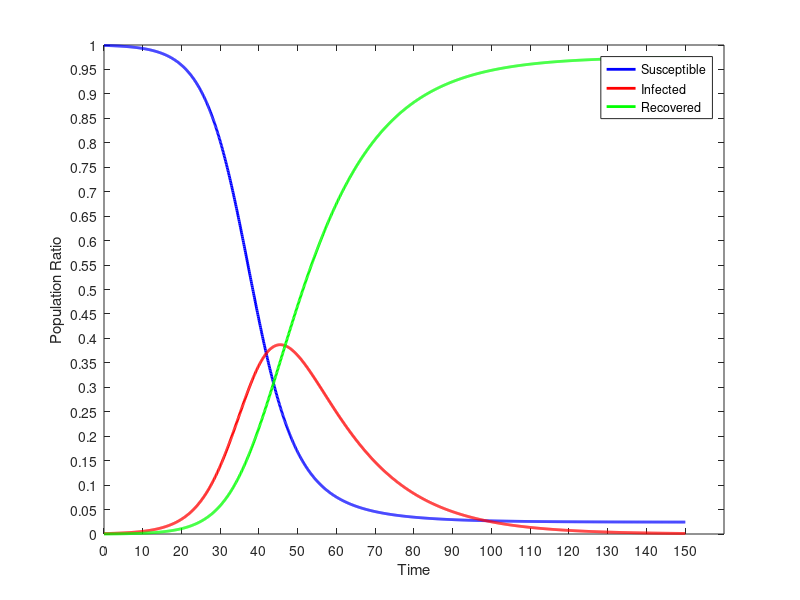

Write MATLAB code to recreate this figure.
dynamics = [
0.00,999.000,1.000,0.000;
0.10,999.000,1.000,0.000;
0.20,999.000,1.000,0.000;
0.30,999.000,1.000,0.000;
0.40,998.975,1.018,0.007;
0.50,998.950,1.037,0.013;
0.60,998.925,1.055,0.020;
0.70,998.900,1.074,0.027;
0.80,998.874,1.093,0.034;
0.90,998.847,1.112,0.041;
1.00,998.821,1.132,0.048;
1.10,998.793,1.152,0.055;
1.20,998.766,1.172,0.063;
1.30,998.737,1.193,0.070;
1.40,998.709,1.214,0.078;
1.50,998.679,1.235,0.086;
1.60,998.650,1.257,0.094;
1.70,998.619,1.279,0.102;
1.80,998.588,1.302,0.110;
1.90,998.557,1.325,0.118;
2.00,998.525,1.348,0.127;
2.10,998.493,1.372,0.135;
2.20,998.459,1.396,0.144;
2.30,998.426,1.421,0.153;
2.40,998.392,1.446,0.162;
2.50,998.357,1.472,0.172;
2.60,998.321,1.498,0.181;
2.70,998.285,1.524,0.191;
2.80,998.248,1.551,0.201;
2.90,998.211,1.578,0.211;
3.00,998.173,1.606,0.221;
3.10,998.134,1.635,0.231;
3.20,998.095,1.663,0.242;
3.30,998.055,1.693,0.252;
3.40,998.014,1.723,0.263;
3.50,997.973,1.753,0.274;
3.60,997.930,1.784,0.286;
3.70,997.887,1.815,0.297;
3.80,997.844,1.848,0.309;
3.90,997.799,1.880,0.321;
4.00,997.754,1.913,0.333;
4.10,997.708,1.947,0.345;
4.20,997.661,1.981,0.358;
4.30,997.613,2.016,0.370;
4.40,997.565,2.052,0.383;
4.50,997.515,2.088,0.397;
4.60,997.465,2.125,0.410;
4.70,997.414,2.163,0.424;
4.80,997.362,2.201,0.438;
4.90,997.309,2.240,0.452;
5.00,997.255,2.279,0.466;
5.10,997.200,2.319,0.481;
5.20,997.144,2.360,0.496;
5.30,997.087,2.402,0.511;
5.40,997.029,2.444,0.527;
5.50,996.970,2.487,0.542;
5.60,996.911,2.531,0.558;
5.70,996.850,2.576,0.575;
5.80,996.788,2.621,0.591;
5.90,996.725,2.667,0.608;
6.00,996.660,2.714,0.625;
6.10,996.595,2.762,0.643;
6.20,996.529,2.811,0.660;
6.30,996.461,2.860,0.679;
6.40,996.392,2.911,0.697;
6.50,996.322,2.962,0.716;
6.60,996.251,3.014,0.735;
6.70,996.178,3.067,0.754;
6.80,996.105,3.121,0.774;
6.90,996.030,3.176,0.794;
7.00,995.953,3.232,0.814;
7.10,995.875,3.289,0.835;
7.20,995.796,3.347,0.856;
7.30,995.716,3.406,0.878;
7.40,995.634,3.466,0.900;
7.50,995.551,3.527,0.922;
7.60,995.466,3.589,0.945;
7.70,995.380,3.652,0.968;
7.80,995.292,3.717,0.992;
7.90,995.202,3.782,1.015;
8.00,995.112,3.849,1.040;
8.10,995.019,3.916,1.065;
8.20,994.925,3.985,1.090;
8.30,994.829,4.055,1.115;
8.40,994.732,4.127,1.142;
8.50,994.633,4.199,1.168;
8.60,994.532,4.273,1.195;
8.70,994.429,4.348,1.223;
8.80,994.325,4.425,1.251;
8.90,994.219,4.502,1.279;
9.00,994.110,4.581,1.308;
9.10,994.000,4.662,1.338;
9.20,993.889,4.744,1.368;
9.30,993.775,4.827,1.398;
9.40,993.659,4.912,1.429;
9.50,993.541,4.998,1.461;
9.60,993.421,5.086,1.493;
9.70,993.299,5.175,1.526;
9.80,993.175,5.266,1.559;
9.90,993.049,5.358,1.593;
10.00,992.920,5.452,1.628;
10.10,992.789,5.548,1.663;
10.20,992.656,5.645,1.698;
10.30,992.521,5.744,1.735;
10.40,992.383,5.845,1.772;
10.50,992.243,5.947,1.809;
10.60,992.101,6.052,1.848;
10.70,991.956,6.158,1.887;
10.80,991.808,6.266,1.926;
10.90,991.658,6.375,1.967;
11.00,991.505,6.487,2.008;
11.10,991.350,6.601,2.049;
11.20,991.192,6.716,2.092;
11.30,991.031,6.834,2.135;
11.40,990.867,6.953,2.179;
11.50,990.701,7.075,2.224;
11.60,990.532,7.199,2.270;
11.70,990.359,7.325,2.316;
11.80,990.184,7.453,2.363;
11.90,990.006,7.583,2.411;
12.00,989.825,7.715,2.460;
12.10,989.640,7.850,2.510;
12.20,989.452,7.987,2.560;
12.30,989.262,8.127,2.612;
12.40,989.067,8.269,2.664;
12.50,988.870,8.413,2.717;
12.60,988.669,8.560,2.771;
12.70,988.464,8.709,2.826;
12.80,988.256,8.861,2.883;
12.90,988.045,9.016,2.940;
13.00,987.829,9.173,2.998;
13.10,987.611,9.333,3.057;
13.20,987.388,9.495,3.117;
13.30,987.161,9.661,3.178;
13.40,986.931,9.829,3.240;
13.50,986.696,10.000,3.304;
13.60,986.458,10.174,3.368;
13.70,986.216,10.351,3.433;
13.80,985.969,10.531,3.500;
13.90,985.718,10.714,3.568;
14.00,985.463,10.900,3.637;
14.10,985.203,11.090,3.707;
14.20,984.939,11.282,3.779;
14.30,984.671,11.478,3.851;
14.40,984.397,11.677,3.925;
14.50,984.120,11.880,4.000;
14.60,983.837,12.086,4.077;
14.70,983.550,12.295,4.155;
14.80,983.257,12.509,4.234;
14.90,982.960,12.725,4.315;
15.00,982.658,12.946,4.397;
15.10,982.350,13.170,4.480;
15.20,982.038,13.398,4.565;
15.30,981.720,13.629,4.651;
15.40,981.396,13.865,4.739;
15.50,981.067,14.105,4.828;
15.60,980.733,14.348,4.919;
15.70,980.393,14.596,5.011;
15.80,980.047,14.848,5.105;
15.90,979.695,15.104,5.201;
16.00,979.337,15.364,5.298;
16.10,978.973,15.629,5.397;
16.20,978.603,15.898,5.498;
16.30,978.227,16.172,5.601;
16.40,977.845,16.450,5.705;
16.50,977.456,16.733,5.811;
16.60,977.060,17.021,5.919;
16.70,976.658,17.314,6.028;
16.80,976.249,17.611,6.140;
16.90,975.833,17.913,6.253;
17.00,975.411,18.221,6.369;
17.10,974.981,18.533,6.486;
17.20,974.544,18.851,6.606;
17.30,974.100,19.173,6.727;
17.40,973.648,19.502,6.851;
17.50,973.189,19.835,6.976;
17.60,972.722,20.174,7.104;
17.70,972.247,20.519,7.234;
17.80,971.764,20.869,7.366;
17.90,971.274,21.225,7.501;
18.00,970.775,21.587,7.638;
18.10,970.268,21.955,7.777;
18.20,969.753,22.329,7.918;
18.30,969.229,22.709,8.062;
18.40,968.696,23.095,8.208;
18.50,968.155,23.488,8.357;
18.60,967.605,23.887,8.509;
18.70,967.045,24.292,8.663;
18.80,966.477,24.704,8.819;
18.90,965.899,25.122,8.979;
19.00,965.312,25.548,9.140;
19.10,964.715,25.980,9.305;
19.20,964.108,26.419,9.473;
19.30,963.492,26.865,9.643;
19.40,962.865,27.319,9.816;
19.50,962.228,27.779,9.992;
19.60,961.581,28.247,10.171;
19.70,960.924,28.723,10.354;
19.80,960.255,29.206,10.539;
19.90,959.576,29.697,10.727;
20.00,958.886,30.195,10.919;
20.10,958.185,30.702,11.113;
20.20,957.473,31.216,11.311;
20.30,956.749,31.739,11.513;
20.40,956.013,32.269,11.717;
20.50,955.266,32.809,11.925;
20.60,954.507,33.356,12.137;
20.70,953.736,33.912,12.352;
20.80,952.952,34.477,12.571;
20.90,952.156,35.051,12.793;
21.00,951.348,35.633,13.019;
21.10,950.526,36.225,13.249;
21.20,949.692,36.825,13.483;
21.30,948.844,37.435,13.720;
21.40,947.984,38.055,13.962;
21.50,947.109,38.683,14.207;
21.60,946.221,39.322,14.457;
21.70,945.319,39.970,14.711;
21.80,944.404,40.628,14.968;
21.90,943.473,41.296,15.231;
22.00,942.529,41.974,15.497;
22.10,941.570,42.663,15.768;
22.20,940.595,43.361,16.043;
22.30,939.606,44.071,16.323;
22.40,938.602,44.790,16.607;
22.50,937.583,45.521,16.897;
22.60,936.547,46.262,17.190;
22.70,935.496,47.015,17.489;
22.80,934.429,47.778,17.792;
22.90,933.346,48.553,18.101;
23.00,932.247,49.339,18.414;
23.10,931.130,50.137,18.733;
23.20,929.998,50.946,19.056;
23.30,928.848,51.767,19.385;
23.40,927.681,52.600,19.720;
23.50,926.496,53.445,20.059;
23.60,925.294,54.302,20.404;
23.70,924.074,55.171,20.755;
23.80,922.836,56.052,21.111;
23.90,921.580,56.947,21.473;
24.00,920.306,57.853,21.841;
24.10,919.012,58.773,22.215;
24.20,917.700,59.705,22.594;
24.30,916.369,60.651,22.980;
24.40,915.019,61.609,23.372;
24.50,913.649,62.581,23.770;
24.60,912.260,63.566,24.174;
24.70,910.850,64.565,24.585;
24.80,909.421,65.577,25.002;
24.90,907.971,66.603,25.426;
25.00,906.501,67.643,25.857;
25.10,905.010,68.696,26.294;
25.20,903.498,69.764,26.738;
25.30,901.965,70.846,27.189;
25.40,900.411,71.942,27.647;
25.50,898.835,73.053,28.112;
25.60,897.238,74.178,28.584;
25.70,895.618,75.318,29.064;
25.80,893.977,76.473,29.551;
25.90,892.313,77.642,30.045;
26.00,890.626,78.826,30.547;
26.10,888.917,80.026,31.057;
26.20,887.185,81.240,31.575;
26.30,885.430,82.470,32.100;
26.40,883.652,83.715,32.634;
26.50,881.850,84.975,33.175;
26.60,880.024,86.251,33.725;
26.70,878.175,87.542,34.283;
26.80,876.302,88.849,34.850;
26.90,874.404,90.171,35.425;
27.00,872.482,91.510,36.008;
27.10,870.536,92.864,36.601;
27.20,868.564,94.234,37.202;
27.30,866.568,95.620,37.812;
27.40,864.547,97.022,38.431;
27.50,862.501,98.440,39.059;
27.60,860.430,99.874,39.697;
27.70,858.333,101.324,40.343;
27.80,856.210,102.790,41.000;
27.90,854.062,104.273,41.666;
28.00,851.888,105.771,42.341;
28.10,849.687,107.286,43.026;
28.20,847.461,108.818,43.721;
28.30,845.208,110.365,44.427;
28.40,842.929,111.929,45.142;
28.50,840.624,113.509,45.867;
28.60,838.292,115.105,46.603;
28.70,835.933,116.718,47.349;
28.80,833.548,118.346,48.106;
28.90,831.135,119.991,48.873;
29.00,828.696,121.652,49.651;
29.10,826.230,123.330,50.440;
29.20,823.737,125.023,51.240;
29.30,821.216,126.732,52.051;
29.40,818.669,128.457,52.874;
29.50,816.094,130.199,53.707;
29.60,813.492,131.956,54.552;
29.70,810.863,133.728,55.408;
29.80,808.207,135.517,56.276;
29.90,805.523,137.321,57.156;
30.00,802.812,139.140,58.048;
30.10,800.074,140.975,58.951;
30.20,797.309,142.825,59.867;
30.30,794.516,144.690,60.794;
30.40,791.697,146.570,61.734;
30.50,788.850,148.464,62.686;
30.60,785.976,150.374,63.651;
30.70,783.075,152.297,64.628;
30.80,780.147,154.236,65.618;
30.90,777.192,156.188,66.620;
31.00,774.211,158.154,67.635;
31.10,771.202,160.134,68.664;
31.20,768.168,162.127,69.705;
31.30,765.107,164.134,70.759;
31.40,762.019,166.154,71.827;
31.50,758.906,168.187,72.908;
31.60,755.766,170.232,74.002;
31.70,752.601,172.290,75.110;
31.80,749.410,174.359,76.231;
31.90,746.194,176.441,77.366;
32.00,742.952,178.534,78.514;
32.10,739.685,180.638,79.677;
32.20,736.394,182.753,80.853;
32.30,733.078,184.879,82.043;
32.40,729.737,187.015,83.247;
32.50,726.373,189.161,84.466;
32.60,722.985,191.317,85.698;
32.70,719.573,193.482,86.945;
32.80,716.138,195.656,88.206;
32.90,712.680,197.839,89.482;
33.00,709.199,200.029,90.771;
33.10,705.696,202.228,92.076;
33.20,702.171,204.434,93.395;
33.30,698.625,206.647,94.728;
33.40,695.057,208.866,96.077;
33.50,691.468,211.092,97.439;
33.60,687.859,213.324,98.817;
33.70,684.230,215.561,100.209;
33.80,680.581,217.803,101.617;
33.90,676.912,220.049,103.039;
34.00,673.225,222.299,104.476;
34.10,669.519,224.553,105.928;
34.20,665.795,226.810,107.395;
34.30,662.054,229.069,108.877;
34.40,658.295,231.331,110.374;
34.50,654.520,233.594,111.886;
34.60,650.729,235.858,113.413;
34.70,646.922,238.123,114.955;
34.80,643.099,240.388,116.513;
34.90,639.262,242.653,118.085;
35.00,635.411,244.916,119.673;
35.10,631.546,247.179,121.275;
35.20,627.668,249.439,122.893;
35.30,623.778,251.697,124.526;
35.40,619.875,253.951,126.173;
35.50,615.961,256.203,127.836;
35.60,612.036,258.450,129.514;
35.70,608.101,260.692,131.207;
35.80,604.155,262.929,132.915;
35.90,600.201,265.161,134.638;
36.00,596.238,267.386,136.376;
36.10,592.266,269.604,138.129;
36.20,588.288,271.815,139.897;
36.30,584.302,274.019,141.680;
36.40,580.310,276.213,143.477;
36.50,576.312,278.399,145.289;
36.60,572.310,280.575,147.116;
36.70,568.302,282.740,148.957;
36.80,564.291,284.896,150.813;
36.90,560.277,287.039,152.684;
37.00,556.260,289.172,154.569;
37.10,552.241,291.291,156.468;
37.20,548.220,293.398,158.382;
37.30,544.199,295.492,160.309;
37.40,540.177,297.571,162.251;
37.50,536.156,299.637,164.207;
37.60,532.136,301.687,166.177;
37.70,528.117,303.722,168.161;
37.80,524.101,305.740,170.159;
37.90,520.088,307.743,172.170;
38.00,516.078,309.728,174.195;
38.10,512.072,311.695,176.233;
38.20,508.070,313.645,178.285;
38.30,504.074,315.576,180.349;
38.40,500.084,317.489,182.427;
38.50,496.100,319.382,184.518;
38.60,492.123,321.255,186.622;
38.70,488.154,323.107,188.739;
38.80,484.193,324.939,190.868;
38.90,480.240,326.750,193.010;
39.00,476.297,328.539,195.164;
39.10,472.364,330.306,197.330;
39.20,468.441,332.051,199.508;
39.30,464.529,333.772,201.699;
39.40,460.628,335.471,203.901;
39.50,456.740,337.146,206.114;
39.60,452.864,338.797,208.339;
39.70,449.000,340.424,210.576;
39.80,445.151,342.026,212.824;
39.90,441.315,343.603,215.082;
40.00,437.494,345.155,217.352;
40.10,433.687,346.681,219.632;
40.20,429.896,348.181,221.923;
40.30,426.121,349.655,224.224;
40.40,422.363,351.103,226.535;
40.50,418.621,352.524,228.856;
40.60,414.896,353.917,231.187;
40.70,411.188,355.284,233.528;
40.80,407.499,356.623,235.878;
40.90,403.828,357.935,238.237;
41.00,400.176,359.218,240.606;
41.10,396.543,360.474,242.983;
41.20,392.929,361.701,245.370;
41.30,389.335,362.900,247.764;
41.40,385.762,364.071,250.168;
41.50,382.209,365.212,252.579;
41.60,378.676,366.325,254.998;
41.70,375.165,367.409,257.425;
41.80,371.676,368.464,259.860;
41.90,368.208,369.490,262.302;
42.00,364.762,370.487,264.752;
42.10,361.338,371.454,267.208;
42.20,357.937,372.392,269.671;
42.30,354.558,373.300,272.141;
42.40,351.203,374.180,274.618;
42.50,347.870,375.029,277.100;
42.60,344.561,375.850,279.589;
42.70,341.276,376.640,282.083;
42.80,338.015,377.402,284.584;
42.90,334.777,378.134,287.089;
43.00,331.564,378.836,289.600;
43.10,328.374,379.509,292.116;
43.20,325.210,380.153,294.637;
43.30,322.069,380.768,297.163;
43.40,318.954,381.353,299.693;
43.50,315.863,381.910,302.227;
43.60,312.797,382.437,304.766;
43.70,309.756,382.936,307.308;
43.80,306.741,383.405,309.854;
43.90,303.750,383.846,312.404;
44.00,300.785,384.259,314.957;
44.10,297.844,384.643,317.513;
44.20,294.930,384.999,320.072;
44.30,292.040,385.327,322.633;
44.40,289.176,385.626,325.198;
44.50,286.337,385.898,327.764;
44.60,283.524,386.143,330.333;
44.70,280.736,386.360,332.904;
44.80,277.974,386.550,335.477;
44.90,275.237,386.712,338.051;
45.00,272.525,386.848,340.627;
45.10,269.839,386.958,343.204;
45.20,267.178,387.040,345.782;
45.30,264.542,387.097,348.361;
45.40,261.932,387.128,350.940;
45.50,259.347,387.133,353.521;
45.60,256.787,387.112,356.101;
45.70,254.252,387.066,358.682;
45.80,251.742,386.995,361.263;
45.90,249.256,386.900,363.844;
46.00,246.796,386.780,366.424;
46.10,244.361,386.635,369.004;
46.20,241.950,386.467,371.583;
46.30,239.563,386.275,374.162;
46.40,237.201,386.059,376.740;
46.50,234.864,385.820,379.316;
46.60,232.550,385.559,381.891;
46.70,230.261,385.274,384.465;
46.80,227.995,384.967,387.037;
46.90,225.754,384.639,389.607;
47.00,223.536,384.288,392.176;
47.10,221.342,383.916,394.742;
47.20,219.171,383.522,397.307;
47.30,217.023,383.108,399.869;
47.40,214.899,382.673,402.428;
47.50,212.798,382.218,404.985;
47.60,210.719,381.742,407.539;
47.70,208.663,381.247,410.090;
47.80,206.630,380.732,412.638;
47.90,204.619,380.198,415.183;
48.00,202.630,379.645,417.725;
48.10,200.663,379.074,420.263;
48.20,198.718,378.484,422.798;
48.30,196.795,377.876,425.329;
48.40,194.893,377.251,427.856;
48.50,193.013,376.608,430.379;
48.60,191.154,375.948,432.898;
48.70,189.316,375.271,435.413;
48.80,187.499,374.577,437.924;
48.90,185.702,373.868,440.430;
49.00,183.926,373.142,442.932;
49.10,182.170,372.401,445.429;
49.20,180.434,371.644,447.922;
49.30,178.719,370.872,450.409;
49.40,177.023,370.085,452.892;
49.50,175.346,369.284,455.370;
49.60,173.689,368.469,457.842;
49.70,172.051,367.639,460.309;
49.80,170.433,366.796,462.771;
49.90,168.833,365.940,465.228;
50.00,167.251,365.070,467.679;
50.10,165.688,364.188,470.124;
50.20,164.144,363.293,472.563;
50.30,162.617,362.385,474.997;
50.40,161.109,361.466,477.425;
50.50,159.618,360.535,479.847;
50.60,158.145,359.592,482.263;
50.70,156.689,358.638,484.673;
50.80,155.250,357.673,487.076;
50.90,153.828,356.698,489.474;
51.00,152.424,355.712,491.865;
51.10,151.035,354.716,494.249;
51.20,149.664,353.709,496.627;
51.30,148.308,352.693,498.998;
51.40,146.969,351.668,501.363;
51.50,145.645,350.633,503.721;
51.60,144.338,349.590,506.073;
51.70,143.046,348.537,508.417;
51.80,141.769,347.477,510.755;
51.90,140.507,346.407,513.085;
52.00,139.261,345.330,515.409;
52.10,138.029,344.245,517.725;
52.20,136.813,343.153,520.035;
52.30,135.610,342.053,522.337;
52.40,134.422,340.946,524.632;
52.50,133.249,339.832,526.920;
52.60,132.089,338.711,529.200;
52.70,130.943,337.584,531.473;
52.80,129.811,336.450,533.738;
52.90,128.693,335.311,535.996;
53.00,127.588,334.165,538.247;
53.10,126.496,333.014,540.490;
53.20,125.417,331.858,542.725;
53.30,124.351,330.696,544.953;
53.40,123.298,329.529,547.173;
53.50,122.257,328.357,549.386;
53.60,121.229,327.180,551.590;
53.70,120.214,325.999,553.787;
53.80,119.210,324.814,555.976;
53.90,118.218,323.624,558.157;
54.00,117.239,322.431,560.331;
54.10,116.271,321.233,562.496;
54.20,115.314,320.032,564.654;
54.30,114.369,318.828,566.803;
54.40,113.435,317.620,568.945;
54.50,112.513,316.409,571.078;
54.60,111.601,315.195,573.204;
54.70,110.701,313.978,575.321;
54.80,109.811,312.759,577.431;
54.90,108.931,311.537,579.532;
55.00,108.062,310.313,581.625;
55.10,107.204,309.086,583.710;
55.20,106.355,307.858,585.787;
55.30,105.517,306.627,587.856;
55.40,104.688,305.395,589.916;
55.50,103.870,304.161,591.969;
55.60,103.061,302.926,594.013;
55.70,102.262,301.689,596.049;
55.80,101.472,300.451,598.077;
55.90,100.691,299.212,600.096;
56.00,99.920,297.972,602.107;
56.10,99.158,296.732,604.111;
56.20,98.405,295.490,606.105;
56.30,97.660,294.248,608.092;
56.40,96.925,293.005,610.070;
56.50,96.198,291.762,612.040;
56.60,95.479,290.519,614.002;
56.70,94.770,289.276,615.955;
56.80,94.068,288.032,617.900;
56.90,93.374,286.789,619.837;
57.00,92.689,285.546,621.765;
57.10,92.012,284.303,623.685;
57.20,91.342,283.060,625.597;
57.30,90.681,281.818,627.501;
57.40,90.027,280.577,629.396;
57.50,89.380,279.336,631.283;
57.60,88.741,278.096,633.162;
57.70,88.110,276.857,635.033;
57.80,87.486,275.619,636.895;
57.90,86.869,274.382,638.749;
58.00,86.259,273.147,640.595;
58.10,85.656,271.912,642.432;
58.20,85.060,270.679,644.261;
58.30,84.471,269.447,646.082;
58.40,83.889,268.216,647.895;
58.50,83.313,266.987,649.700;
58.60,82.744,265.760,651.496;
58.70,82.182,264.534,653.284;
58.80,81.626,263.310,655.064;
58.90,81.076,262.088,656.836;
59.00,80.532,260.868,658.599;
59.10,79.995,259.650,660.355;
59.20,79.464,258.434,662.102;
59.30,78.939,257.220,663.841;
59.40,78.419,256.009,665.572;
59.50,77.906,254.799,667.295;
59.60,77.398,253.592,669.010;
59.70,76.896,252.387,670.716;
59.80,76.400,251.185,672.415;
59.90,75.909,249.985,674.106;
60.00,75.424,248.787,675.788;
60.10,74.944,247.593,677.463;
60.20,74.470,246.400,679.129;
60.30,74.001,245.211,680.788;
60.40,73.537,244.024,682.439;
60.50,73.078,242.840,684.081;
60.60,72.625,241.659,685.716;
60.70,72.176,240.481,687.343;
60.80,71.732,239.306,688.962;
60.90,71.294,238.133,690.573;
61.00,70.860,236.964,692.176;
61.10,70.431,235.798,693.771;
61.20,70.006,234.635,695.359;
61.30,69.586,233.475,696.939;
61.40,69.171,232.318,698.511;
61.50,68.761,231.164,700.075;
61.60,68.354,230.014,701.632;
61.70,67.953,228.867,703.180;
61.80,67.555,227.723,704.721;
61.90,67.162,226.583,706.255;
62.00,66.773,225.446,707.781;
62.10,66.389,224.312,709.299;
62.20,66.008,223.182,710.809;
62.30,65.632,222.056,712.312;
62.40,65.260,220.933,713.808;
62.50,64.891,219.813,715.296;
62.60,64.527,218.697,716.776;
62.70,64.167,217.585,718.249;
62.80,63.810,216.476,719.714;
62.90,63.457,215.371,721.172;
63.00,63.108,214.269,722.623;
63.10,62.763,213.171,724.066;
63.20,62.421,212.077,725.502;
63.30,62.083,210.987,726.930;
63.40,61.749,209.900,728.351;
63.50,61.418,208.817,729.765;
63.60,61.090,207.738,731.172;
63.70,60.766,206.663,732.571;
63.80,60.446,205.591,733.963;
63.90,60.128,204.524,735.348;
64.00,59.814,203.460,736.726;
64.10,59.504,202.400,738.097;
64.20,59.196,201.344,739.460;
64.30,58.892,200.292,740.816;
64.40,58.591,199.243,742.166;
64.50,58.293,198.199,743.508;
64.60,57.998,197.159,744.843;
64.70,57.706,196.122,746.172;
64.80,57.417,195.090,747.493;
64.90,57.131,194.061,748.807;
65.00,56.849,193.037,750.115;
65.10,56.568,192.016,751.415;
65.20,56.291,191.000,752.709;
65.30,56.017,189.987,753.996;
65.40,55.745,188.978,755.276;
65.50,55.477,187.974,756.549;
65.60,55.211,186.973,757.816;
65.70,54.947,185.977,759.076;
65.80,54.686,184.984,760.329;
65.90,54.428,183.996,761.576;
66.00,54.173,183.012,762.815;
66.10,53.920,182.031,764.049;
66.20,53.670,181.055,765.275;
66.30,53.422,180.083,766.495;
66.40,53.176,179.115,767.709;
66.50,52.934,178.151,768.916;
66.60,52.693,177.190,770.117;
66.70,52.455,176.235,771.311;
66.80,52.219,175.283,772.498;
66.90,51.986,174.335,773.680;
67.00,51.755,173.391,774.854;
67.10,51.526,172.451,776.023;
67.20,51.299,171.516,777.185;
67.30,51.075,170.584,778.341;
67.40,50.853,169.656,779.491;
67.50,50.633,168.733,780.634;
67.60,50.415,167.814,781.771;
67.70,50.199,166.898,782.903;
67.80,49.986,165.987,784.027;
67.90,49.774,165.080,785.146;
68.00,49.565,164.176,786.259;
68.10,49.357,163.277,787.365;
68.20,49.152,162.382,788.466;
68.30,48.948,161.491,789.560;
68.40,48.747,160.604,790.649;
68.50,48.547,159.721,791.732;
68.60,48.350,158.842,792.808;
68.70,48.154,157.967,793.879;
68.80,47.960,157.096,794.944;
68.90,47.768,156.229,796.003;
69.00,47.578,155.366,797.056;
69.10,47.390,154.507,798.103;
69.20,47.203,153.652,799.145;
69.30,47.018,152.801,800.180;
69.40,46.835,151.954,801.210;
69.50,46.654,151.111,802.235;
69.60,46.474,150.272,803.253;
69.70,46.296,149.437,804.266;
69.80,46.120,148.606,805.274;
69.90,45.946,147.779,806.276;
70.00,45.773,146.956,807.272;
70.10,45.601,146.136,808.263;
70.20,45.432,145.321,809.248;
70.30,45.263,144.509,810.227;
70.40,45.097,143.702,811.202;
70.50,44.932,142.898,812.171;
70.60,44.768,142.098,813.134;
70.70,44.606,141.302,814.092;
70.80,44.446,140.510,815.045;
70.90,44.287,139.721,815.992;
71.00,44.129,138.937,816.934;
71.10,43.973,138.156,817.871;
71.20,43.818,137.380,818.802;
71.30,43.665,136.607,819.728;
71.40,43.513,135.838,820.649;
71.50,43.363,135.072,821.565;
71.60,43.213,134.311,822.476;
71.70,43.066,133.553,823.382;
71.80,42.919,132.799,824.282;
71.90,42.774,132.048,825.177;
72.00,42.630,131.302,826.068;
72.10,42.488,130.559,826.953;
72.20,42.347,129.820,827.833;
72.30,42.207,129.084,828.709;
72.40,42.068,128.353,829.579;
72.50,41.931,127.625,830.445;
72.60,41.794,126.900,831.305;
72.70,41.659,126.180,832.161;
72.80,41.526,125.463,833.012;
72.90,41.393,124.749,833.858;
73.00,41.262,124.039,834.699;
73.10,41.131,123.333,835.535;
73.20,41.002,122.631,836.367;
73.30,40.874,121.932,837.194;
73.40,40.748,121.236,838.016;
73.50,40.622,120.544,838.834;
73.60,40.497,119.856,839.647;
73.70,40.374,119.171,840.455;
73.80,40.251,118.490,841.258;
73.90,40.130,117.813,842.057;
74.00,40.010,117.138,842.852;
74.10,39.890,116.468,843.642;
74.20,39.772,115.800,844.427;
74.30,39.655,115.137,845.208;
74.40,39.539,114.476,845.985;
74.50,39.424,113.820,846.757;
74.60,39.310,113.166,847.524;
74.70,39.196,112.516,848.287;
74.80,39.084,111.869,849.046;
74.90,38.973,111.226,849.801;
75.00,38.863,110.586,850.551;
75.10,38.754,109.950,851.297;
75.20,38.645,109.317,852.038;
75.30,38.538,108.687,852.775;
75.40,38.431,108.060,853.508;
75.50,38.326,107.437,854.237;
75.60,38.221,106.817,854.962;
75.70,38.117,106.201,855.682;
75.80,38.014,105.588,856.398;
75.90,37.912,104.977,857.110;
76.00,37.811,104.371,857.818;
76.10,37.710,103.767,858.522;
76.20,37.611,103.167,859.222;
76.30,37.512,102.570,859.918;
76.40,37.414,101.976,860.610;
76.50,37.317,101.385,861.298;
76.60,37.221,100.797,861.981;
76.70,37.126,100.213,862.661;
76.80,37.031,99.632,863.337;
76.90,36.938,99.053,864.009;
77.00,36.845,98.478,864.677;
77.10,36.752,97.906,865.341;
77.20,36.661,97.337,866.002;
77.30,36.570,96.772,866.658;
77.40,36.480,96.209,867.311;
77.50,36.391,95.649,867.960;
77.60,36.302,95.092,868.605;
77.70,36.215,94.539,869.246;
77.80,36.128,93.988,869.884;
77.90,36.041,93.441,870.518;
78.00,35.956,92.896,871.148;
78.10,35.871,92.354,871.775;
78.20,35.787,91.815,872.398;
78.30,35.703,91.280,873.017;
78.40,35.620,90.747,873.633;
78.50,35.538,90.217,874.245;
78.60,35.457,89.690,874.853;
78.70,35.376,89.166,875.458;
78.80,35.296,88.644,876.060;
78.90,35.216,88.126,876.658;
79.00,35.137,87.610,877.252;
79.10,35.059,87.098,877.843;
79.20,34.982,86.588,878.431;
79.30,34.905,86.080,879.015;
79.40,34.828,85.576,879.595;
79.50,34.753,85.075,880.173;
79.60,34.678,84.576,880.747;
79.70,34.603,84.080,881.317;
79.80,34.529,83.587,881.884;
79.90,34.456,83.096,882.448;
80.00,34.383,82.608,883.009;
80.10,34.311,82.123,883.566;
80.20,34.239,81.641,884.120;
80.30,34.168,81.161,884.671;
80.40,34.098,80.684,885.218;
80.50,34.028,80.210,885.762;
80.60,33.959,79.738,886.303;
80.70,33.890,79.269,886.841;
80.80,33.822,78.802,887.376;
80.90,33.754,78.338,887.908;
81.00,33.687,77.877,888.436;
81.10,33.620,77.418,888.961;
81.20,33.554,76.962,889.484;
81.30,33.488,76.509,890.003;
81.40,33.423,76.058,890.519;
81.50,33.359,75.609,891.032;
81.60,33.295,75.163,891.542;
81.70,33.231,74.720,892.049;
81.80,33.168,74.279,892.553;
81.90,33.106,73.840,893.054;
82.00,33.044,73.404,893.552;
82.10,32.982,72.970,894.048;
82.20,32.921,72.539,894.540;
82.30,32.860,72.111,895.029;
82.40,32.800,71.684,895.516;
82.50,32.740,71.260,895.999;
82.60,32.681,70.839,896.480;
82.70,32.622,70.420,896.958;
82.80,32.564,70.003,897.433;
82.90,32.506,69.589,897.905;
83.00,32.449,69.177,898.375;
83.10,32.392,68.767,898.841;
83.20,32.335,68.360,899.305;
83.30,32.279,67.954,899.767;
83.40,32.223,67.552,900.225;
83.50,32.168,67.151,900.681;
83.60,32.113,66.753,901.134;
83.70,32.059,66.357,901.584;
83.80,32.005,65.963,902.032;
83.90,31.951,65.572,902.477;
84.00,31.898,65.183,902.919;
84.10,31.845,64.796,903.359;
84.20,31.793,64.411,903.796;
84.30,31.741,64.028,904.231;
84.40,31.689,63.648,904.663;
84.50,31.638,63.270,905.092;
84.60,31.587,62.894,905.519;
84.70,31.537,62.520,905.943;
84.80,31.487,62.148,906.365;
84.90,31.437,61.779,906.784;
85.00,31.388,61.411,907.201;
85.10,31.339,61.046,907.615;
85.20,31.290,60.682,908.027;
85.30,31.242,60.321,908.437;
85.40,31.194,59.962,908.844;
85.50,31.147,59.605,909.248;
85.60,31.100,59.250,909.650;
85.70,31.053,58.897,910.050;
85.80,31.007,58.546,910.447;
85.90,30.961,58.197,910.842;
86.00,30.915,57.850,911.235;
86.10,30.869,57.505,911.625;
86.20,30.824,57.162,912.013;
86.30,30.780,56.821,912.399;
86.40,30.735,56.482,912.782;
86.50,30.691,56.145,913.163;
86.60,30.648,55.810,913.542;
86.70,30.604,55.477,913.919;
86.80,30.561,55.146,914.293;
86.90,30.518,54.816,914.665;
87.00,30.476,54.489,915.035;
87.10,30.434,54.164,915.403;
87.20,30.392,53.840,915.768;
87.30,30.350,53.518,916.131;
87.40,30.309,53.198,916.492;
87.50,30.268,52.880,916.851;
87.60,30.228,52.564,917.208;
87.70,30.187,52.250,917.563;
87.80,30.147,51.937,917.915;
87.90,30.108,51.627,918.266;
88.00,30.068,51.318,918.614;
88.10,30.029,51.011,918.960;
88.20,29.990,50.705,919.305;
88.30,29.952,50.402,919.647;
88.40,29.913,50.100,919.987;
88.50,29.875,49.800,920.325;
88.60,29.838,49.502,920.661;
88.70,29.800,49.205,920.995;
88.80,29.763,48.910,921.327;
88.90,29.726,48.617,921.657;
89.00,29.689,48.326,921.985;
89.10,29.653,48.036,922.311;
89.20,29.617,47.748,922.635;
89.30,29.581,47.462,922.957;
89.40,29.545,47.177,923.277;
89.50,29.510,46.894,923.596;
89.60,29.475,46.613,923.912;
89.70,29.440,46.333,924.227;
89.80,29.405,46.055,924.539;
89.90,29.371,45.779,924.850;
90.00,29.337,45.504,925.159;
90.10,29.303,45.231,925.466;
90.20,29.269,44.959,925.771;
90.30,29.236,44.689,926.075;
90.40,29.203,44.421,926.376;
90.50,29.170,44.154,926.676;
90.60,29.137,43.889,926.974;
90.70,29.105,43.625,927.270;
90.80,29.073,43.363,927.564;
90.90,29.041,43.102,927.857;
91.00,29.009,42.843,928.148;
91.10,28.978,42.586,928.437;
91.20,28.946,42.330,928.724;
91.30,28.915,42.075,929.010;
91.40,28.884,41.822,929.294;
91.50,28.854,41.570,929.576;
91.60,28.823,41.320,929.856;
91.70,28.793,41.072,930.135;
91.80,28.763,40.825,930.412;
91.90,28.733,40.579,930.688;
92.00,28.704,40.335,930.962;
92.10,28.674,40.092,931.234;
92.20,28.645,39.850,931.504;
92.30,28.616,39.611,931.773;
92.40,28.588,39.372,932.040;
92.50,28.559,39.135,932.306;
92.60,28.531,38.899,932.570;
92.70,28.503,38.665,932.833;
92.80,28.475,38.432,933.094;
92.90,28.447,38.200,933.353;
93.00,28.419,37.970,933.611;
93.10,28.392,37.741,933.867;
93.20,28.365,37.514,934.122;
93.30,28.338,37.288,934.375;
93.40,28.311,37.063,934.626;
93.50,28.284,36.839,934.876;
93.60,28.258,36.617,935.125;
93.70,28.232,36.396,935.372;
93.80,28.206,36.177,935.618;
93.90,28.180,35.958,935.862;
94.00,28.154,35.741,936.104;
94.10,28.129,35.526,936.346;
94.20,28.103,35.311,936.585;
94.30,28.078,35.098,936.824;
94.40,28.053,34.886,937.060;
94.50,28.028,34.676,937.296;
94.60,28.004,34.466,937.530;
94.70,27.979,34.258,937.762;
94.80,27.955,34.051,937.994;
94.90,27.931,33.846,938.223;
95.00,27.907,33.641,938.452;
95.10,27.883,33.438,938.679;
95.20,27.859,33.236,938.904;
95.30,27.836,33.035,939.129;
95.40,27.813,32.836,939.352;
95.50,27.790,32.637,939.573;
95.60,27.767,32.440,939.793;
95.70,27.744,32.244,940.012;
95.80,27.721,32.049,940.230;
95.90,27.699,31.855,940.446;
96.00,27.676,31.663,940.661;
96.10,27.654,31.471,940.875;
96.20,27.632,31.281,941.087;
96.30,27.610,31.092,941.298;
96.40,27.588,30.904,941.508;
96.50,27.567,30.717,941.717;
96.60,27.545,30.531,941.924;
96.70,27.524,30.346,942.130;
96.80,27.503,30.163,942.335;
96.90,27.482,29.980,942.538;
97.00,27.461,29.799,942.740;
97.10,27.440,29.618,942.942;
97.20,27.419,29.439,943.141;
97.30,27.399,29.261,943.340;
97.40,27.379,29.084,943.538;
97.50,27.358,28.908,943.734;
97.60,27.338,28.733,943.929;
97.70,27.319,28.559,944.123;
97.80,27.299,28.386,944.316;
97.90,27.279,28.214,944.507;
98.00,27.260,28.043,944.697;
98.10,27.240,27.873,944.887;
98.20,27.221,27.704,945.075;
98.30,27.202,27.536,945.262;
98.40,27.183,27.370,945.448;
98.50,27.164,27.204,945.632;
98.60,27.145,27.039,945.816;
98.70,27.127,26.875,945.998;
98.80,27.108,26.712,946.180;
98.90,27.090,26.550,946.360;
99.00,27.072,26.389,946.539;
99.10,27.054,26.229,946.717;
99.20,27.036,26.070,946.894;
99.30,27.018,25.912,947.070;
99.40,27.000,25.755,947.245;
99.50,26.982,25.599,947.419;
99.60,26.965,25.444,947.591;
99.70,26.947,25.289,947.763;
99.80,26.930,25.136,947.934;
99.90,26.913,24.983,948.103;
100.00,26.896,24.832,948.272;
100.10,26.879,24.681,948.440;
100.20,26.862,24.532,948.606;
100.30,26.846,24.383,948.772;
100.40,26.829,24.235,948.936;
100.50,26.813,24.088,949.100;
100.60,26.796,23.941,949.262;
100.70,26.780,23.796,949.424;
100.80,26.764,23.652,949.585;
100.90,26.748,23.508,949.744;
101.00,26.732,23.365,949.903;
101.10,26.716,23.224,950.060;
101.20,26.700,23.083,950.217;
101.30,26.685,22.942,950.373;
101.40,26.669,22.803,950.528;
101.50,26.654,22.665,950.682;
101.60,26.638,22.527,950.835;
101.70,26.623,22.390,950.987;
101.80,26.608,22.254,951.138;
101.90,26.593,22.119,951.288;
102.00,26.578,21.985,951.437;
102.10,26.563,21.851,951.586;
102.20,26.549,21.718,951.733;
102.30,26.534,21.586,951.880;
102.40,26.520,21.455,952.025;
102.50,26.505,21.325,952.170;
102.60,26.491,21.195,952.314;
102.70,26.477,21.066,952.457;
102.80,26.462,20.938,952.599;
102.90,26.448,20.811,952.740;
103.00,26.434,20.685,952.881;
103.10,26.421,20.559,953.020;
103.20,26.407,20.434,953.159;
103.30,26.393,20.310,953.297;
103.40,26.380,20.186,953.434;
103.50,26.366,20.063,953.570;
103.60,26.353,19.941,953.706;
103.70,26.339,19.820,953.840;
103.80,26.326,19.700,953.974;
103.90,26.313,19.580,954.107;
104.00,26.300,19.461,954.239;
104.10,26.287,19.342,954.371;
104.20,26.274,19.225,954.501;
104.30,26.261,19.108,954.631;
104.40,26.249,18.992,954.760;
104.50,26.236,18.876,954.888;
104.60,26.223,18.761,955.015;
104.70,26.211,18.647,955.142;
104.80,26.199,18.534,955.268;
104.90,26.186,18.421,955.393;
105.00,26.174,18.309,955.517;
105.10,26.162,18.197,955.641;
105.20,26.150,18.087,955.763;
105.30,26.138,17.976,955.886;
105.40,26.126,17.867,956.007;
105.50,26.114,17.758,956.127;
105.60,26.102,17.650,956.247;
105.70,26.091,17.543,956.366;
105.80,26.079,17.436,956.485;
105.90,26.068,17.330,956.602;
106.00,26.056,17.224,956.719;
106.10,26.045,17.119,956.836;
106.20,26.034,17.015,956.951;
106.30,26.022,16.912,957.066;
106.40,26.011,16.809,957.180;
106.50,26.000,16.706,957.294;
106.60,25.989,16.605,957.406;
106.70,25.978,16.503,957.518;
106.80,25.967,16.403,957.630;
106.90,25.957,16.303,957.740;
107.00,25.946,16.204,957.850;
107.10,25.935,16.105,957.960;
107.20,25.925,16.007,958.069;
107.30,25.914,15.909,958.177;
107.40,25.904,15.812,958.284;
107.50,25.893,15.716,958.391;
107.60,25.883,15.620,958.497;
107.70,25.873,15.525,958.602;
107.80,25.863,15.431,958.707;
107.90,25.852,15.337,958.811;
108.00,25.842,15.243,958.915;
108.10,25.832,15.150,959.017;
108.20,25.823,15.058,959.120;
108.30,25.813,14.966,959.221;
108.40,25.803,14.875,959.322;
108.50,25.793,14.784,959.423;
108.60,25.784,14.694,959.522;
108.70,25.774,14.604,959.622;
108.80,25.764,14.515,959.720;
108.90,25.755,14.427,959.818;
109.00,25.746,14.339,959.915;
109.10,25.736,14.252,960.012;
109.20,25.727,14.165,960.108;
109.30,25.718,14.078,960.204;
109.40,25.708,13.993,960.299;
109.50,25.699,13.907,960.393;
109.60,25.690,13.822,960.487;
109.70,25.681,13.738,960.581;
109.80,25.672,13.654,960.673;
109.90,25.664,13.571,960.765;
110.00,25.655,13.488,960.857;
110.10,25.646,13.406,960.948;
110.20,25.637,13.324,961.039;
110.30,25.629,13.243,961.128;
110.40,25.620,13.162,961.218;
110.50,25.611,13.082,961.307;
110.60,25.603,13.002,961.395;
110.70,25.595,12.923,961.483;
110.80,25.586,12.844,961.570;
110.90,25.578,12.766,961.657;
111.00,25.570,12.688,961.743;
111.10,25.561,12.610,961.828;
111.20,25.553,12.533,961.913;
111.30,25.545,12.457,961.998;
111.40,25.537,12.381,962.082;
111.50,25.529,12.305,962.166;
111.60,25.521,12.230,962.249;
111.70,25.513,12.156,962.331;
111.80,25.505,12.081,962.413;
111.90,25.497,12.008,962.495;
112.00,25.490,11.934,962.576;
112.10,25.482,11.862,962.656;
112.20,25.474,11.789,962.736;
112.30,25.467,11.717,962.816;
112.40,25.459,11.646,962.895;
112.50,25.452,11.575,962.974;
112.60,25.444,11.504,963.052;
112.70,25.437,11.434,963.129;
112.80,25.429,11.364,963.207;
112.90,25.422,11.295,963.283;
113.00,25.415,11.226,963.360;
113.10,25.408,11.157,963.435;
113.20,25.400,11.089,963.511;
113.30,25.393,11.021,963.585;
113.40,25.386,10.954,963.660;
113.50,25.379,10.887,963.734;
113.60,25.372,10.821,963.807;
113.70,25.365,10.755,963.880;
113.80,25.358,10.689,963.953;
113.90,25.351,10.624,964.025;
114.00,25.345,10.559,964.097;
114.10,25.338,10.494,964.168;
114.20,25.331,10.430,964.239;
114.30,25.324,10.366,964.309;
114.40,25.318,10.303,964.379;
114.50,25.311,10.240,964.449;
114.60,25.305,10.178,964.518;
114.70,25.298,10.115,964.586;
114.80,25.292,10.054,964.655;
114.90,25.285,9.992,964.723;
115.00,25.279,9.931,964.790;
115.10,25.272,9.871,964.857;
115.20,25.266,9.810,964.924;
115.30,25.260,9.750,964.990;
115.40,25.254,9.691,965.056;
115.50,25.247,9.632,965.121;
115.60,25.241,9.573,965.186;
115.70,25.235,9.514,965.251;
115.80,25.229,9.456,965.315;
115.90,25.223,9.398,965.379;
116.00,25.217,9.341,965.442;
116.10,25.211,9.284,965.505;
116.20,25.205,9.227,965.568;
116.30,25.199,9.171,965.630;
116.40,25.193,9.115,965.692;
116.50,25.188,9.059,965.753;
116.60,25.182,9.004,965.815;
116.70,25.176,8.949,965.875;
116.80,25.170,8.894,965.936;
116.90,25.165,8.840,965.996;
117.00,25.159,8.785,966.055;
117.10,25.153,8.732,966.115;
117.20,25.148,8.678,966.174;
117.30,25.142,8.625,966.232;
117.40,25.137,8.573,966.290;
117.50,25.131,8.520,966.348;
117.60,25.126,8.468,966.406;
117.70,25.121,8.416,966.463;
117.80,25.115,8.365,966.520;
117.90,25.110,8.314,966.576;
118.00,25.105,8.263,966.632;
118.10,25.099,8.212,966.688;
118.20,25.094,8.162,966.744;
118.30,25.089,8.112,966.799;
118.40,25.084,8.063,966.853;
118.50,25.079,8.013,966.908;
118.60,25.074,7.965,966.962;
118.70,25.069,7.916,967.016;
118.80,25.064,7.867,967.069;
118.90,25.059,7.819,967.122;
119.00,25.054,7.771,967.175;
119.10,25.049,7.724,967.227;
119.20,25.044,7.677,967.279;
119.30,25.039,7.630,967.331;
119.40,25.034,7.583,967.383;
119.50,25.029,7.537,967.434;
119.60,25.025,7.491,967.485;
119.70,25.020,7.445,967.535;
119.80,25.015,7.399,967.586;
119.90,25.010,7.354,967.636;
120.00,25.006,7.309,967.685;
120.10,25.001,7.264,967.735;
120.20,24.996,7.220,967.784;
120.30,24.992,7.176,967.832;
120.40,24.987,7.132,967.881;
120.50,24.983,7.088,967.929;
120.60,24.978,7.045,967.977;
120.70,24.974,7.002,968.024;
120.80,24.969,6.959,968.071;
120.90,24.965,6.916,968.118;
121.00,24.961,6.874,968.165;
121.10,24.956,6.832,968.212;
121.20,24.952,6.790,968.258;
121.30,24.948,6.749,968.303;
121.40,24.944,6.708,968.349;
121.50,24.939,6.666,968.394;
121.60,24.935,6.626,968.439;
121.70,24.931,6.585,968.484;
121.80,24.927,6.545,968.528;
121.90,24.923,6.505,968.573;
122.00,24.918,6.465,968.616;
122.10,24.914,6.425,968.660;
122.20,24.910,6.386,968.703;
122.30,24.906,6.347,968.747;
122.40,24.902,6.308,968.789;
122.50,24.898,6.270,968.832;
122.60,24.894,6.231,968.874;
122.70,24.890,6.193,968.916;
122.80,24.887,6.155,968.958;
122.90,24.883,6.118,969.000;
123.00,24.879,6.080,969.041;
123.10,24.875,6.043,969.082;
123.20,24.871,6.006,969.123;
123.30,24.867,5.969,969.163;
123.40,24.864,5.933,969.204;
123.50,24.860,5.896,969.244;
123.60,24.856,5.860,969.283;
123.70,24.853,5.824,969.323;
123.80,24.849,5.789,969.362;
123.90,24.845,5.753,969.401;
124.00,24.842,5.718,969.440;
124.10,24.838,5.683,969.479;
124.20,24.834,5.648,969.517;
124.30,24.831,5.614,969.555;
124.40,24.827,5.579,969.593;
124.50,24.824,5.545,969.631;
124.60,24.820,5.511,969.668;
124.70,24.817,5.478,969.705;
124.80,24.813,5.444,969.742;
124.90,24.810,5.411,969.779;
125.00,24.807,5.378,969.816;
125.10,24.803,5.345,969.852;
125.20,24.800,5.312,969.888;
125.30,24.797,5.280,969.924;
125.40,24.793,5.247,969.960;
125.50,24.790,5.215,969.995;
125.60,24.787,5.183,970.030;
125.70,24.783,5.151,970.065;
125.80,24.780,5.120,970.100;
125.90,24.777,5.089,970.134;
126.00,24.774,5.057,970.169;
126.10,24.771,5.026,970.203;
126.20,24.767,4.996,970.237;
126.30,24.764,4.965,970.271;
126.40,24.761,4.935,970.304;
126.50,24.758,4.904,970.337;
126.60,24.755,4.874,970.370;
126.70,24.752,4.845,970.403;
126.80,24.749,4.815,970.436;
126.90,24.746,4.785,970.469;
127.00,24.743,4.756,970.501;
127.10,24.740,4.727,970.533;
127.20,24.737,4.698,970.565;
127.30,24.734,4.669,970.597;
127.40,24.731,4.641,970.628;
127.50,24.728,4.612,970.659;
127.60,24.725,4.584,970.691;
127.70,24.722,4.556,970.721;
127.80,24.720,4.528,970.752;
127.90,24.717,4.500,970.783;
128.00,24.714,4.473,970.813;
128.10,24.711,4.445,970.843;
128.20,24.708,4.418,970.873;
128.30,24.706,4.391,970.903;
128.40,24.703,4.364,970.933;
128.50,24.700,4.338,970.962;
128.60,24.697,4.311,970.992;
128.70,24.695,4.285,971.021;
128.80,24.692,4.258,971.050;
128.90,24.689,4.232,971.078;
129.00,24.687,4.206,971.107;
129.10,24.684,4.181,971.135;
129.20,24.682,4.155,971.163;
129.30,24.679,4.130,971.192;
129.40,24.676,4.104,971.219;
129.50,24.674,4.079,971.247;
129.60,24.671,4.054,971.275;
129.70,24.669,4.029,971.302;
129.80,24.666,4.005,971.329;
129.90,24.664,3.980,971.356;
130.00,24.661,3.956,971.383;
130.10,24.659,3.932,971.410;
130.20,24.656,3.907,971.436;
130.30,24.654,3.883,971.463;
130.40,24.651,3.860,971.489;
130.50,24.649,3.836,971.515;
130.60,24.647,3.813,971.541;
130.70,24.644,3.789,971.567;
130.80,24.642,3.766,971.592;
130.90,24.640,3.743,971.618;
131.00,24.637,3.720,971.643;
131.10,24.635,3.697,971.668;
131.20,24.633,3.675,971.693;
131.30,24.630,3.652,971.718;
131.40,24.628,3.630,971.742;
131.50,24.626,3.607,971.767;
131.60,24.623,3.585,971.791;
131.70,24.621,3.563,971.815;
131.80,24.619,3.542,971.839;
131.90,24.617,3.520,971.863;
132.00,24.615,3.498,971.887;
132.10,24.612,3.477,971.911;
132.20,24.610,3.456,971.934;
132.30,24.608,3.434,971.957;
132.40,24.606,3.413,971.981;
132.50,24.604,3.392,972.004;
132.60,24.602,3.372,972.027;
132.70,24.600,3.351,972.049;
132.80,24.598,3.330,972.072;
132.90,24.596,3.310,972.094;
133.00,24.593,3.290,972.117;
133.10,24.591,3.270,972.139;
133.20,24.589,3.250,972.161;
133.30,24.587,3.230,972.183;
133.40,24.585,3.210,972.205;
133.50,24.583,3.190,972.226;
133.60,24.581,3.171,972.248;
133.70,24.579,3.151,972.269;
133.80,24.577,3.132,972.291;
133.90,24.575,3.113,972.312;
134.00,24.574,3.094,972.333;
134.10,24.572,3.075,972.354;
134.20,24.570,3.056,972.374;
134.30,24.568,3.037,972.395;
134.40,24.566,3.019,972.416;
134.50,24.564,3.000,972.436;
134.60,24.562,2.982,972.456;
134.70,24.560,2.963,972.476;
134.80,24.558,2.945,972.496;
134.90,24.557,2.927,972.516;
135.00,24.555,2.909,972.536;
135.10,24.553,2.891,972.556;
135.20,24.551,2.874,972.575;
135.30,24.549,2.856,972.594;
135.40,24.548,2.839,972.614;
135.50,24.546,2.821,972.633;
135.60,24.544,2.804,972.652;
135.70,24.542,2.787,972.671;
135.80,24.541,2.770,972.690;
135.90,24.539,2.753,972.708;
136.00,24.537,2.736,972.727;
136.10,24.536,2.719,972.745;
136.20,24.534,2.702,972.764;
136.30,24.532,2.686,972.782;
136.40,24.530,2.669,972.800;
136.50,24.529,2.653,972.818;
136.60,24.527,2.637,972.836;
136.70,24.526,2.621,972.854;
136.80,24.524,2.605,972.872;
136.90,24.522,2.589,972.889;
137.00,24.521,2.573,972.907;
137.10,24.519,2.557,972.924;
137.20,24.518,2.541,972.941;
137.30,24.516,2.526,972.958;
137.40,24.514,2.510,972.975;
137.50,24.513,2.495,972.992;
137.60,24.511,2.480,973.009;
137.70,24.510,2.464,973.026;
137.80,24.508,2.449,973.043;
137.90,24.507,2.434,973.059;
138.00,24.505,2.419,973.075;
138.10,24.504,2.405,973.092;
138.20,24.502,2.390,973.108;
138.30,24.501,2.375,973.124;
138.40,24.499,2.361,973.140;
138.50,24.498,2.346,973.156;
138.60,24.496,2.332,973.172;
138.70,24.495,2.317,973.188;
138.80,24.493,2.303,973.203;
138.90,24.492,2.289,973.219;
139.00,24.491,2.275,973.234;
139.10,24.489,2.261,973.250;
139.20,24.488,2.247,973.265;
139.30,24.486,2.234,973.280;
139.40,24.485,2.220,973.295;
139.50,24.484,2.206,973.310;
139.60,24.482,2.193,973.325;
139.70,24.481,2.179,973.340;
139.80,24.480,2.166,973.355;
139.90,24.478,2.153,973.369;
140.00,24.477,2.139,973.384;
140.10,24.476,2.126,973.398;
140.20,24.474,2.113,973.413;
140.30,24.473,2.100,973.427;
140.40,24.472,2.087,973.441;
140.50,24.470,2.075,973.455;
140.60,24.469,2.062,973.469;
140.70,24.468,2.049,973.483;
140.80,24.466,2.037,973.497;
140.90,24.465,2.024,973.511;
141.00,24.464,2.012,973.524;
141.10,24.463,2.000,973.538;
141.20,24.461,1.987,973.551;
141.30,24.460,1.975,973.565;
141.40,24.459,1.963,973.578;
141.50,24.458,1.951,973.591;
141.60,24.457,1.939,973.604;
141.70,24.455,1.927,973.618;
141.80,24.454,1.915,973.631;
141.90,24.453,1.904,973.643;
142.00,24.452,1.892,973.656;
142.10,24.451,1.880,973.669;
142.20,24.450,1.869,973.682;
142.30,24.448,1.857,973.694;
142.40,24.447,1.846,973.707;
142.50,24.446,1.835,973.719;
142.60,24.445,1.823,973.732;
142.70,24.444,1.812,973.744;
142.80,24.443,1.801,973.756;
142.90,24.442,1.790,973.768;
143.00,24.440,1.779,973.781;
143.10,24.439,1.768,973.793;
143.20,24.438,1.757,973.804;
143.30,24.437,1.747,973.816;
143.40,24.436,1.736,973.828;
143.50,24.435,1.725,973.840;
143.60,24.434,1.715,973.851;
143.70,24.433,1.704,973.863;
143.80,24.432,1.694,973.875;
143.90,24.431,1.683,973.886;
144.00,24.430,1.673,973.897;
144.10,24.429,1.663,973.909;
144.20,24.428,1.652,973.920;
144.30,24.427,1.642,973.931;
144.40,24.426,1.632,973.942;
144.50,24.425,1.622,973.953;
144.60,24.424,1.612,973.964;
144.70,24.423,1.602,973.975;
144.80,24.422,1.593,973.986;
144.90,24.421,1.583,973.996;
145.00,24.420,1.573,974.007;
145.10,24.419,1.564,974.018;
145.20,24.418,1.554,974.028;
145.30,24.417,1.544,974.039;
145.40,24.416,1.535,974.049;
145.50,24.415,1.526,974.060;
145.60,24.414,1.516,974.070;
145.70,24.413,1.507,974.080;
145.80,24.412,1.498,974.090;
145.90,24.411,1.488,974.100;
146.00,24.410,1.479,974.110;
146.10,24.409,1.470,974.120;
146.20,24.408,1.461,974.130;
146.30,24.408,1.452,974.140;
146.40,24.407,1.443,974.150;
146.50,24.406,1.435,974.160;
146.60,24.405,1.426,974.169;
146.70,24.404,1.417,974.179;
146.80,24.403,1.408,974.189;
146.90,24.402,1.400,974.198;
147.00,24.401,1.391,974.208;
147.10,24.400,1.383,974.217;
147.20,24.400,1.374,974.226;
147.30,24.399,1.366,974.236;
147.40,24.398,1.357,974.245;
147.50,24.397,1.349,974.254;
147.60,24.396,1.341,974.263;
147.70,24.395,1.332,974.272;
147.80,24.395,1.324,974.281;
147.90,24.394,1.316,974.290;
148.00,24.393,1.308,974.299;
148.10,24.392,1.300,974.308;
148.20,24.391,1.292,974.317;
148.30,24.391,1.284,974.325;
148.40,24.390,1.276,974.334;
148.50,24.389,1.268,974.343;
148.60,24.388,1.261,974.351;
148.70,24.387,1.253,974.360;
148.80,24.387,1.245,974.368;
148.90,24.386,1.238,974.376;
149.00,24.385,1.230,974.385;
149.10,24.384,1.223,974.393;
149.20,24.384,1.215,974.401;
149.30,24.383,1.208,974.410;
149.40,24.382,1.200,974.418;
149.50,24.381,1.193,974.426;
149.60,24.381,1.185,974.434;
149.70,24.380,1.178,974.442;
149.80,24.379,1.171,974.450;
149.90,24.378,1.164,974.458;
150.00,24.378,1.157,974.466;
];
time = dynamics (:, 1);
susceptible = dynamics (:, 2);
infected = dynamics (:, 3);
recovered = dynamics (:, 4);
totalPopulation = susceptible(1) + infected(1) + recovered(1);
susceptibleRatio = susceptible ./ totalPopulation;
infectedRatio = infected ./ totalPopulation;
recoveredRatio = recovered ./ totalPopulation;
steps = length (time);
indices = 0 : steps - 1;
replications = 0;
figure
plot (indices, susceptibleRatio.', 'color', 'blue', 'linewidth', 2);
hold on
plot (indices, infectedRatio.', 'color', 'red', 'linewidth', 2);
hold on
plot (indices, recoveredRatio.', 'color', 'green', 'linewidth', 2);
set(gca,'YTick',0:0.05:1.0);
set(gca,'XTick', indices(1:100:end), 'xticklabel', time(1:100:end));
xlabel ('Time');
ylabel ('Population Ratio');
legend('Susceptible','Infected', 'Recovered');
%titleStr = sprintf('SIR Dynamics of %i agents, with 0.10 dt, %i steps, 0 replications', totalPopulation, steps)
%title (titleStr);
